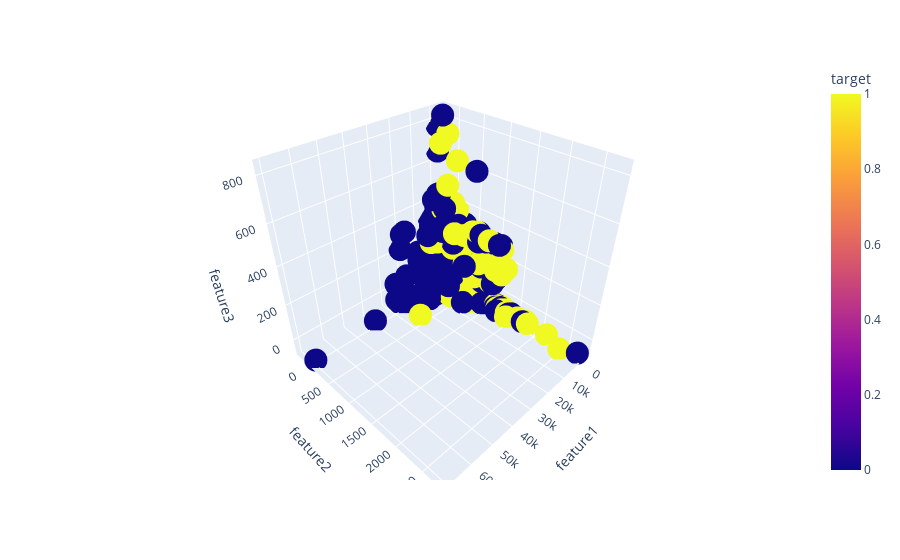

Notebook source saved alongside this figure:
### Code cell
fig = px.scatter_3d(data_frame=dummy_df,x=dummy_df['feature1'],y=dummy_df['feature2'],
              z=dummy_df['feature3'], color=dummy_df['target'])
fig.show()

### Figure 1 — Plotly figure (JSON) as saved in the notebook; plotly's stock layout.template omitted (floating-point values rounded to 4 significant figures; data arrays with more than 128 entries replaced by an {"elided": "..."} marker saying what was removed)
{"data": [{"hovertemplate": "feature1=%{x}<br>feature2=%{y}<br>feature3=%{z}<br>target=%{marker.color}<extra></extra>", "legendgroup": "", "marker": {"color": {"elided": "4521 int values"}, "coloraxis": "coloraxis", "symbol": "circle"}, "mode": "markers", "name": "", "scene": "scene", "showlegend": false, "type": "scatter3d", "x": {"elided": "4521 float values"}, "y": {"elided": "4521 float values"}, "z": {"elided": "4521 float values"}}], "layout": {"coloraxis": {"colorbar": {"title": {"text": "target"}}, "colorscale": [[0, "#0d0887"], [0.1111, "#46039f"], [0.2222, "#7201a8"], [0.3333, "#9c179e"], [0.4444, "#bd3786"], [0.5556, "#d8576b"], [0.6667, "#ed7953"], [0.7778, "#fb9f3a"], [0.8889, "#fdca26"], [1, "#f0f921"]]}, "legend": {"tracegroupgap": 0}, "margin": {"t": 60}, "scene": {"domain": {"x": [0, 1], "y": [0, 1]}, "xaxis": {"title": {"text": "feature1"}}, "yaxis": {"title": {"text": "feature2"}}, "zaxis": {"title": {"text": "feature3"}}}}}
